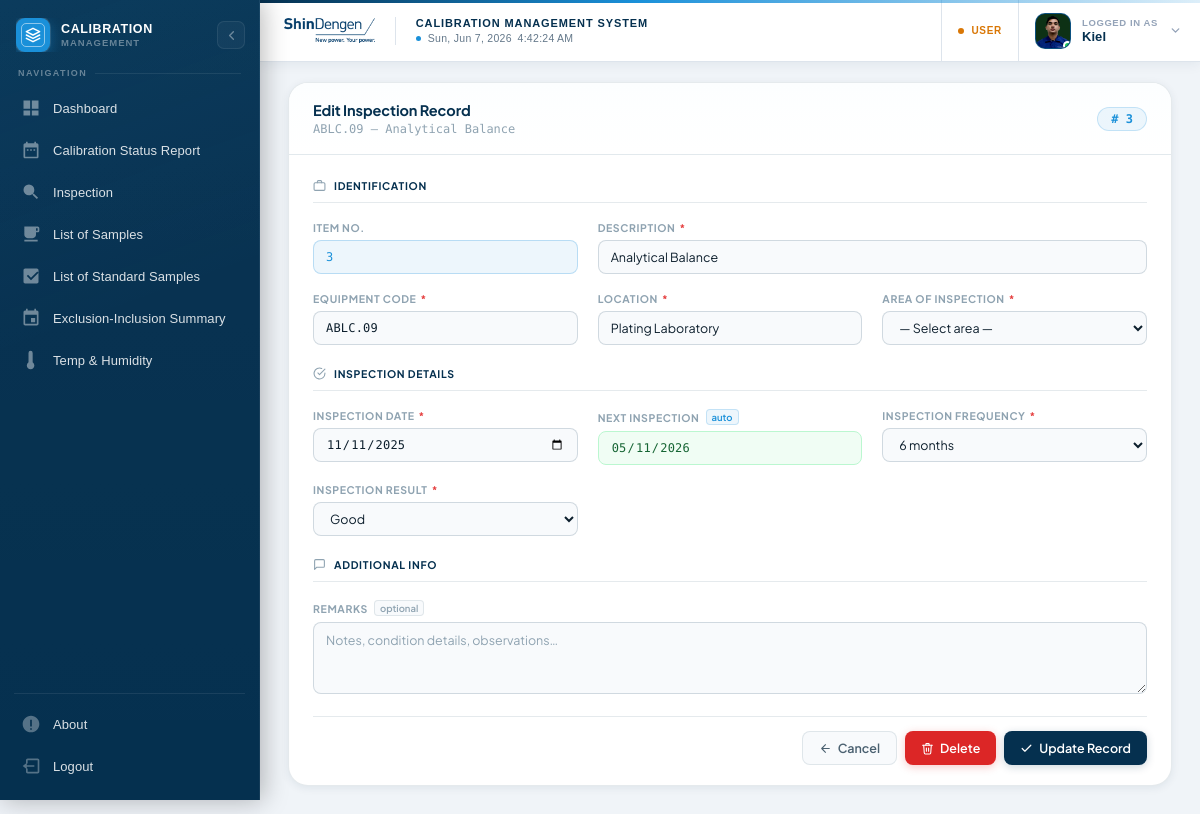
/calibration_system/edit_inspection.php?id=61 (signed in), run on the app's committed database.
### tables this page shows
CREATE TABLE users (
  id INTEGER PRIMARY KEY AUTOINCREMENT,
  username TEXT NOT NULL UNIQUE,
  password TEXT NOT NULL,
  role TEXT NOT NULL DEFAULT 'user'
, created_at DATETIME DEFAULT NULL, display_name TEXT DEFAULT NULL, avatar TEXT DEFAULT NULL, last_seen DATETIME DEFAULT NULL, session_token TEXT DEFAULT NULL);

CREATE TABLE inspection_report (
  id INTEGER PRIMARY KEY AUTOINCREMENT,
  item_no TEXT NOT NULL,
  description TEXT NOT NULL,
  equipment_code TEXT,
  location TEXT,
  inspection_date DATE,
  next_inspection DATE,
  inspection_frequency TEXT,
  inspection_result TEXT,
  created_at DATETIME NOT NULL DEFAULT CURRENT_TIMESTAMP
, remarks TEXT, area_of_location TEXT);

### calibration_system/edit_inspection.php (the view, shortened to what this page needs)
<?php
include 'db.php';
$isGuest       = isset($_SESSION['role']) && $_SESSION['role'] === 'guest';
$fromDashboard = ($_GET['from'] ?? '') === 'dashboard';
$cancelUrl     = $fromDashboard ? 'dashboard.php' : 'inspection.php';
$id = intval($_GET['id']);
$stmt = $pdo->prepare("SELECT * FROM inspection_report WHERE id = :id");
$stmt->execute([':id' => $id]);
$inspection = $stmt->fetch();
$display_item_no = 0;
$counter = 0;
$list = $pdo->query("SELECT id FROM inspection_report ORDER BY equipment_code ASC");
while ($r = $list->fetch()) {
    $counter++;
    if ($r['id'] == $id) { $display_item_no = $counter; break; }
}
?>
<!DOCTYPE html>
<html lang="en">
<head>
<link rel="stylesheet" href="assets/css/sidebar.css">
<link rel="stylesheet" href="assets/css/header.css">
<link rel="stylesheet" href="assets/css/main.css">
</head>
<body>
<?php include 'includes/sidebar.php'; ?>
<div class="main-content">
    <?php include 'includes/header.php'; ?>
    <div class="card">
        <div class="card-header">
            <div class="card-header-left">
                <h2>Edit Inspection Record</h2>
                <p><?= htmlspecialchars($inspection['equipment_code']) ?> — <?= htmlspecialchars($inspection['description']) ?></p>
            </div>
            <span class="item-badge"># <?= $display_item_no ?></span>
        </div>
        <div class="card-body">
            <form method="POST" id="editInspForm">
                <div class="form-grid">
                    <div class="section-divider">
                        <svg width="13" height="13" viewBox="0 0 24 24" fill="none" stroke="currentColor" stroke-width="2" stroke-linecap="round" stroke-linejoin="round"><rect x="2" y="7" width="20" height="14" rx="2"/><path d="M16 7V5a2 2 0 00-2-2h-4a2 2 0 00-2 2v2"/></svg>
                        <span class="section-divider-label">Identification</span>
                    </div>
                    <div class="form-group">
                        <label>Item No.</label>
                        <input type="text" value="<?= $display_item_no ?>" class="auto-value-blue" readonly>
                    </div>
                    <div class="form-group span-2">
                        <label>Description <span class="required-star">*</span></label>
                        <input type="text" name="description" value="<?= htmlspecialchars($inspection['description']) ?>" <?= $isGuest ? 'readonly' : 'required' ?>>
                    </div>
                    <div class="form-group">
                        <label>Equipment Code <span class="required-star">*</span></label>
                        <input type="text" name="equipment_code" class="mono-input" value="<?= htmlspecialchars($inspection['equipment_code']) ?>" <?= $isGuest ? 'readonly' : 'required' ?>>
                    </div>
                    <div class="form-group">
                        <label>Location <span class="required-star">*</span></label>
                        <input type="text" name="location" value="<?= htmlspecialchars($inspection['location']) ?>" <?= $isGuest ? 'readonly' : 'required' ?>>
                    </div>
                    <div class="form-group">
                        <label>Area of Inspection <span class="required-star">*</span></label>
                        <select name="area_of_location" <?= $isGuest ? 'disabled' : 'required' ?>>
                            <option value="">— Select area —</option>
                        </select>
                    </div>
                    <div class="section-divider">
                        <svg width="13" height="13" viewBox="0 0 24 24" fill="none" stroke="currentColor" stroke-width="2" stroke-linecap="round" stroke-linejoin="round"><path d="M22 11.08V12a10 10 0 11-5.93-9.14"/><polyline points="22 4 12 14.01 9 11.01"/></svg>
                        <span class="section-divider-label">Inspection Details</span>
                    </div>
                    <div class="form-group">
                        <label>Inspection Date <span class="required-star">*</span></label>
                        <input type="date" name="inspection_date" id="inspection_date" value="<?= $inspection['inspection_date'] ?>" <?= $isGuest ? 'readonly' : 'required' ?>>
                    </div>
                    <div class="form-group">
                        <label>Next Inspection <span class="autofill-pill">auto</span></label>
                        <input type="date" name="next_inspection" id="next_inspection" value="<?= $inspection['next_inspection'] ?>" class="auto-value-green" readonly>
                    </div>
                    <div class="form-group">
                        <label>Inspection Frequency <span class="required-star">*</span></label>
                        <select name="inspection_frequency" id="inspection_frequency" <?= $isGuest ? 'disabled' : 'required' ?>>
                            <option value="6 months" <?= $inspection['inspection_frequency'] === '6 months' ? 'selected' : '' ?>>6 months</option>
                        </select>
                    </div>
                    <div class="form-group">
                        <label>Inspection Result <span class="required-star">*</span></label>
                        <select name="inspection_result" id="inspection_result" <?= $isGuest ? 'disabled' : 'required' ?>>
                            <option value="Good"              <?= $inspection['inspection_result'] === 'Good'              ? 'selected' : '' ?>>Good</option>
                        </select>
                    </div>
                    <div class="section-divider">
                        <svg width="13" height="13" viewBox="0 0 24 24" fill="none" stroke="currentColor" stroke-width="2" stroke-linecap="round" stroke-linejoin="round"><path d="M21 15a2 2 0 01-2 2H7l-4 4V5a2 2 0 012-2h14a2 2 0 012 2z"/></svg>
                        <span class="section-divider-label">Additional Info</span>
                    </div>
                    <div class="form-group span-3">
                        <label>Remarks <span class="optional-pill">optional</span></label>
                        <textarea name="remarks"
                                  <?= $isGuest ? 'readonly' : '' ?>
                                  placeholder="Notes, condition details, observations…"><?= htmlspecialchars($inspection['remarks'] ?? '') ?></textarea>
                    </div>
                    <div class="form-actions">
                        <a href="<?= $cancelUrl ?>" class="btn btn-muted">
                            <svg width="13" height="13" viewBox="0 0 24 24" fill="none" stroke="currentColor" stroke-width="2" stroke-linecap="round" stroke-linejoin="round"><path d="M19 12H5M12 19l-7-7 7-7"/></svg>
                            <?= $isGuest ? 'Back' : 'Cancel' ?>
                        </a>
                        <?php if (!$isGuest): ?>
                        <button type="button" class="btn btn-danger" id="deleteBtn">
                            <svg width="13" height="13" viewBox="0 0 24 24" fill="none" stroke="currentColor" stroke-width="2" stroke-linecap="round" stroke-linejoin="round"><polyline points="3 6 5 6 21 6"/><path d="M19 6l-1 14a2 2 0 01-2 2H8a2 2 0 01-2-2L5 6"/><path d="M10 11v6M14 11v6"/><path d="M9 6V4a1 1 0 011-1h4a1 1 0 011 1v2"/></svg>
                            Delete
                        </button>
                        <button type="submit" class="btn btn-primary" id="updateBtn">
                            <svg width="13" height="13" viewBox="0 0 24 24" fill="none" stroke="currentColor" stroke-width="2.2" stroke-linecap="round" stroke-linejoin="round"><polyline points="20 6 9 17 4 12"/></svg>
                            Update Record
                        </button>
                        <?php endif; ?>
                    </div>
                </div>
            </form>
        </div>
    </div>
</div>
</body>
</html>

### calibration_system/includes/header.php (shortened to what this page needs)
<?php
$_hUser = null;
if (isset($_SESSION['user_id'])) {
    try {
        $hStmt = $pdo->prepare("SELECT username, display_name, avatar FROM users WHERE id = ?");
        $hStmt->execute([$_SESSION['user_id']]);
        $_hUser = $hStmt->fetch(PDO::FETCH_ASSOC);
    } catch (Exception $e) {  }
}
$_hUsername    = $_hUser['username']     ?? ($_SESSION['username'] ?? 'User');
$_hDisplayName = !empty($_hUser['display_name']) ? $_hUser['display_name'] : $_hUsername;
$_hAvatar      = $_hUser['avatar']       ?? null;
$_hInitial     = strtoupper(substr($_hDisplayName, 0, 1));
$_hHasPhoto    = $_hAvatar && file_exists($_hAvatar);
$_hRole        = $_SESSION['role'] ?? 'user';
$_hRoleLabel   = ucwords(str_replace('_', ' ', $_hRole));
?>
<div class="header" id="header">
    <div class="header-left">
        <img src="images/shindengen-logo.png" alt="Shindengen logo" class="header-logo">
        <div class="header-identity">
            <span class="header-sys-title">Calibration Management System</span>
            <div class="header-clock-wrap" aria-label="Current date and time">
                <span class="header-clock-dot" aria-hidden="true"></span>
                <time id="headerClock" class="header-clock" aria-live="off"></time>
            </div>
        </div>
    </div>
    <div class="header-right">
        <div class="header-role-tag" data-role="<?= htmlspecialchars($_hRole) ?>" aria-label="Current role: <?= htmlspecialchars($_hRoleLabel) ?>">
            <span class="header-role-dot" aria-hidden="true"></span>
            <span class="header-role-label"><?= htmlspecialchars($_hRoleLabel) ?></span>
        </div>
        <div class="header-user"
             id="headerUserBtn"
             role="button"
             tabindex="0"
             aria-expanded="false"
             aria-haspopup="menu"
             aria-controls="headerDropdown">
            <div class="header-user-avatar" id="headerAvatar">
                <?php if ($_hHasPhoto): ?>
                    <img src="<?= htmlspecialchars($_hAvatar) ?>" alt="<?= htmlspecialchars($_hDisplayName) ?>'s avatar">
                <?php else: ?>
                    <?= htmlspecialchars($_hInitial) ?>
                <?php endif; ?>
                <span class="header-avatar-ring" aria-label="Online" title="Online"></span>
            </div>
            <div class="header-user-meta">
                <span class="header-user-label">Logged in as</span>
                <span class="header-user-name"><?= htmlspecialchars($_hDisplayName) ?></span>
            </div>
            <svg class="header-chevron" id="headerChevron" viewBox="0 0 24 24" fill="none"
                 stroke="currentColor" stroke-width="2.5" stroke-linecap="round" stroke-linejoin="round"
                 aria-hidden="true">
                <polyline points="6 9 12 15 18 9"/>
            </svg>
        </div>
    </div>
</div>

### calibration_system/assets/css/sidebar.css (style rules this page uses)
:root { --sidebar-width: 260px; --sidebar-collapsed-width: 68px; --sb-width: 260px; --sb-mini: 68px; --sb-bg: #05304f; --sb-accent: #1a90d9; --sb-accent-dim: rgba(26, 144, 217, 0.14); --sb-text: rgba(255, 255, 255, 0.85); --sb-muted: rgba(255, 255, 255, 0.38); --sb-hover: rgba(255, 255, 255, 0.07); --sb-divider: rgba(255, 255, 255, 0.08); --sb-dur: 0.22s; --sb-ease: cubic-bezier(0.4, 0, 0.2, 1); }

### calibration_system/assets/css/header.css (style rules this page uses)
:root { --header-height: 62px; --header-bg: #ffffff; --header-border: #dde4ec; --header-accent: #1a90d9; --header-deep: #05304f; }
.header { position: fixed; top: 0; left: var(--sidebar-width, 260px); right: 0; height: var(--header-height); display: flex; justify-content: space-between; align-items: stretch; box-sizing: border-box; z-index: 100; transition: left 0.22s cubic-bezier(0.4, 0, 0.2, 1); background: var(--header-bg); border-bottom: 1.5px solid var(--header-border); box-shadow: 0 2px 12px rgba(5, 48, 79, 0.07); overflow: visible; }
.header::before { content: ''; position: absolute; top: 0; left: 0; right: 0; height: 2.5px; background: linear-gradient(to right, var(--header-deep) 0%, var(--header-accent) 40%, rgba(26,144,217,0.15) 100%); z-index: 1; }
.header-left { display: flex; align-items: center; padding-left: 24px; gap: 0; flex: 1; min-width: 0; }
.header-logo { height: 26px; object-fit: contain; object-position: left center; display: block; flex-shrink: 0; filter: saturate(0.9); }
.header-identity { display: flex; flex-direction: column; gap: 4px; min-width: 0; justify-content: center; }
.header-sys-title { font-size: 11px; font-weight: 700; color: var(--header-deep); letter-spacing: 0.9px; text-transform: uppercase; white-space: nowrap; overflow: hidden; text-overflow: ellipsis; line-height: 1; }
.header-clock-wrap { display: flex; align-items: center; gap: 7px; }
.header-clock-dot { width: 5px; height: 5px; border-radius: 50%; background: var(--header-accent); flex-shrink: 0; animation: hdDot 3s ease-in-out infinite; }
.header-clock { font-size: 10.5px; font-weight: 500; color: #64788a; font-family: 'DM Mono', 'Courier New', monospace; letter-spacing: 0.3px; white-space: nowrap; line-height: 1; font-variant-numeric: tabular-nums; }
.header-right { display: flex; align-items: stretch; flex-shrink: 0; position: relative; }
.header-role-tag { display: flex; align-items: center; padding: 0 16px; border-left: 1px solid var(--header-border); gap: 7px; }
.header-role-dot { width: 6px; height: 6px; border-radius: 50%; flex-shrink: 0; }
.header-role-label { font-size: 10px; font-weight: 700; letter-spacing: 0.7px; text-transform: uppercase; white-space: nowrap; }
.header-role-tag[data-role="user"] .header-role-dot { background: #d97706; }
.header-role-tag[data-role="user"] .header-role-label { color: #d97706; }
.header-user { display: flex; align-items: center; gap: 11px; padding: 0 18px 0 16px; cursor: pointer; user-select: none; border-left: 1px solid var(--header-border); transition: background 0.14s ease; position: relative; outline: none; }
.header-user-avatar { position: relative; width: 36px; height: 36px; border-radius: 10px; background: var(--header-deep); color: #fff; font-size: 14px; font-weight: 700; display: flex; align-items: center; justify-content: center; flex-shrink: 0; font-family: 'DM Sans', sans-serif; border: 1.5px solid rgba(26, 144, 217, 0.35); overflow: hidden; transition: border-color 0.14s ease; }
.header-user-avatar img { width: 100%; height: 100%; object-fit: cover; border-radius: 8px; display: block; }
.header-avatar-ring { position: absolute; bottom: -2px; right: -2px; width: 9px; height: 9px; border-radius: 50%; background: #22c55e; border: 2px solid #fff; z-index: 1; }
.header-user-meta { display: flex; flex-direction: column; align-items: flex-start; gap: 2px; line-height: 1; min-width: 0; }
.header-user-label { font-size: 9.5px; font-weight: 600; color: #94a3b8; text-transform: uppercase; letter-spacing: 0.6px; white-space: nowrap; }
.header-user-name { font-size: 13px; font-weight: 700; color: var(--header-deep); white-space: nowrap; max-width: 150px; overflow: hidden; text-overflow: ellipsis; letter-spacing: 0.05px; }
.header-chevron { width: 13px; height: 13px; color: #94a3b8; flex-shrink: 0; transition: transform 0.18s ease, color 0.14s ease; }
.header, .header *, .header-dropdown, .header-dropdown * { font-family: 'DM Sans', sans-serif; }

### data on the page
users: avatar (picture), display_name "Kiel"
inspection_report: equipment_code "ABLC.09", description "Analytical Balance", location "Plating Laboratory", inspection_date "11/11/2025", next_inspection "05/11/2026", inspection_frequency "6 months", inspection_result "Good"

### other printed values
$_hRoleLabel "USER"
$display_item_no "3"
